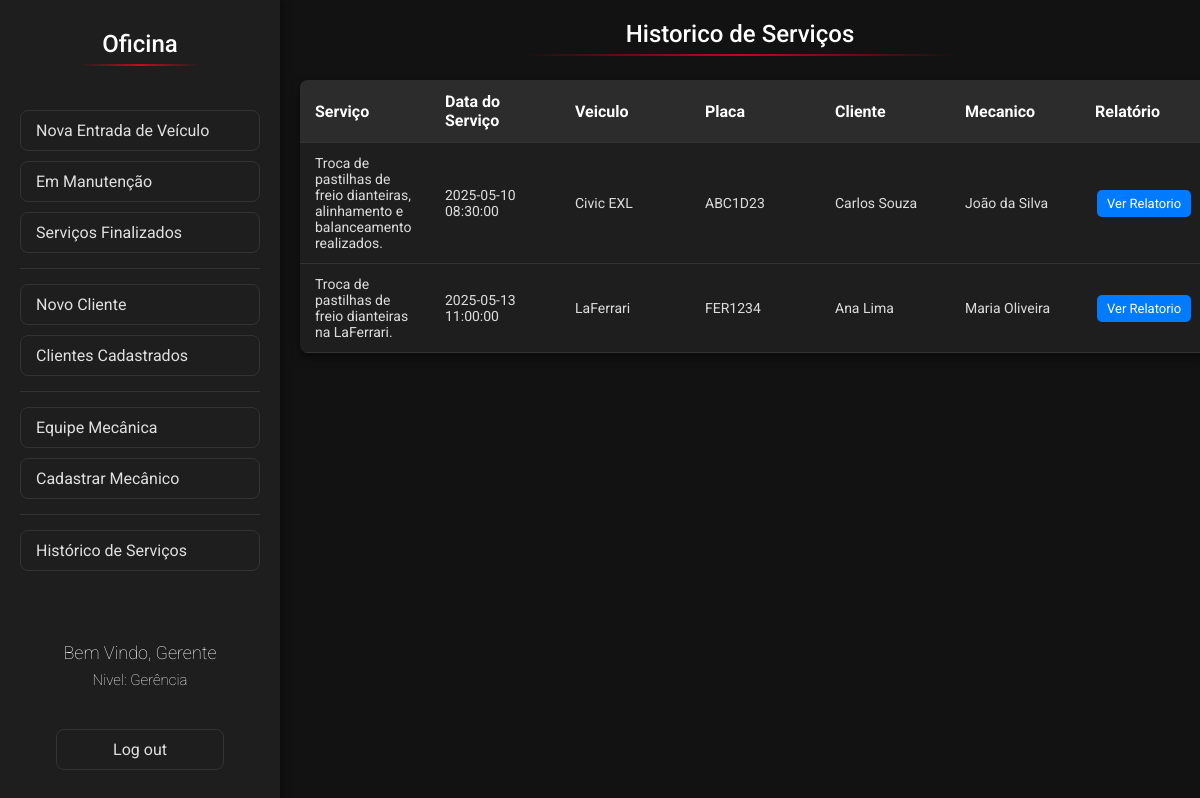
/Visao/ListarServicos.php (signed in), run on the app's committed database.
### tables this page shows
create table servico (
idServico int auto_increment primary key,
idMecanico int,
idCarro int,
descricao TEXT,
dataServico datetime default current_timestamp,

foreign key (idMecanico) references mecanico(idMecanico),
foreign key (idCarro) references carro(idCarro)
);

create table carro (
idCarro int auto_increment primary key,
idCliente int,
modelo varchar(120) not null,
fabricante varchar(40) not null,
ano smallint not null check (ano >= 1886),
placa varchar(80) not null unique,
cor varchar(50) not null,
caracteristicas TEXT,
imagem VARCHAR(255),
status ENUM('Manutencao', 'Finalizado') DEFAULT 'Manutencao',
dataCadastro datetime default current_timestamp,

foreign key (idCliente) references cliente(idCliente)
);

create table cliente (
idCliente int auto_increment primary key,
nome varchar(80) not null,
telefone varchar(80) not null,
email varchar(120) not null,
cpf varchar(14) not null unique,
endereco varchar(200) not null,
dataCadastro datetime default current_timestamp
);

create table mecanico (
idMecanico int auto_increment primary key,
nome varchar(80) not null,
telefone varchar(20) not null,
dataCadastro datetime default current_timestamp
);

### Modelo/DAO/ClassServicoDAO.php (called while the page is built, shortened)
<?php
class ClassServicoDAO
{
    public function listarServicosJoin()
    {
        try {
            $pdo = Conexao::getInstance();
            $sql = "SELECT s.descricao,
            s.dataServico,
            s.idServico,
            c.modelo,
            c.placa,
            cli.nome,
            mec.nome as mecanico
            from servico s
            inner join carro c on s.idCarro = c.idCarro
            inner join cliente cli on c.idCliente = cli.idCliente
            inner join mecanico mec on s.idMecanico = mec.idMecanico;";
            $stmt = $pdo->prepare($sql);
            $stmt->execute();
            return $stmt->fetchAll(PDO::FETCH_ASSOC);
        } catch (PDOException $exc) {
            echo $exc->getMessage();
        }
    }
}

### Visao/ListarServicos.php (the view, shortened to what this page needs)
<!DOCTYPE html>
<html lang="pt-BR">
<head>
    <link rel="stylesheet" href="css/lista.css">
</head>
<body>
    <?php
    include 'Menu.php';
    ?>
    <h1 class="titulo">Historico de Serviços</h1>
    <table class="tabela-clientes">
        <thead>
            <tr>
                <th>Serviço</th>
                <th>Data do Serviço</th>
                <th>Veiculo</th>
                <th>Placa</th>
                <th>Cliente</th>
                <th>Mecanico</th>
                <th>Relatório</th>
            </tr>
        </thead>
        <tbody>
            <?php
            require_once "../Modelo/DAO/ClassServicoDAO.php";
            $classServicoDAO = new ClassServicoDAO();
            $servicos = $classServicoDAO->listarServicosJoin();
            foreach ($servicos as $servico) {
                echo '<tr>';
                echo '<td>' . $servico['descricao'] . '</td>';
                echo '<td>' . $servico['dataServico'] . '</td>';
                echo '<td>' . $servico['modelo'] . '</td>';
                echo '<td>' . $servico['placa'] . '</td>';
                echo '<td>' . $servico['nome'] . '</td>';
                echo '<td>' . $servico['mecanico'] . '</td>';
                echo '<td>
                <a href="ListarRelatorio.php?idex=' .$servico['idServico'] . '"class="btn btn-editar">Ver Relatorio</a>
                </td>';
                echo '</tr>';
            }
            ?>
        </tbody>
    </table>
</body>
</html>

### Visao/css/lista.css (style rules this page uses)
* { box-sizing: border-box; font-family: 'Roboto', sans-serif; margin: 0; padding: 0; }
body { background-color: #121212; color: #e0e0e0; padding: 20px; margin-left: 280px; }
.titulo { color: white; margin-bottom: 1.5rem; font-weight: 500; font-size: 24px; text-align: center; position: relative; padding-bottom: 0.5rem; }
.titulo::after { content: ''; position: absolute; bottom: 0; left: 25%; width: 50%; height: 2px; background: linear-gradient(90deg, transparent, #ff0022c4, transparent); }
.tabela-clientes { width: 100%; min-width: 600px; border-collapse: collapse; background-color: #1e1e1e; border-radius: 8px; overflow: hidden; box-shadow: 0 4px 10px rgba(0, 0, 0, 0.5); }
.tabela-clientes th, .tabela-clientes td { padding: 12px 15px; text-align: left; border-bottom: 1px solid #333; word-wrap: break-word; }
.tabela-clientes th { background-color: #2c2c2c; color: #ffffff; }
.tabela-clientes td { color: #dddddd; font-size: 14px; min-width: 130px; }
.btn { padding: 6px 10px; border: none; border-radius: 5px; cursor: pointer; font-size: 13px; margin: 4px 2px; display: inline-block; white-space: nowrap; text-align: center; }
.btn-editar { background-color: #007bff; color: white; text-decoration: none; }

### data on the page
servico: descricao "Troca de pastilhas de freio dianteiras, alinhamento e balanceamento realizados.", dataServico "2025-05-10 08:30:00", idCarro.modelo "Civic EXL", idCarro.placa "ABC1D23", cliente.nome "Carlos Souza", idMecanico.nome "João da Silva"
servico: descricao "Troca de pastilhas de freio dianteiras na LaFerrari.", dataServico "2025-05-13 11:00:00", idCarro.modelo "LaFerrari", idCarro.placa "FER1234", cliente.nome "Ana Lima", idMecanico.nome "Maria Oliveira"

### other printed values
$_SESSION['login'] "Gerente"
